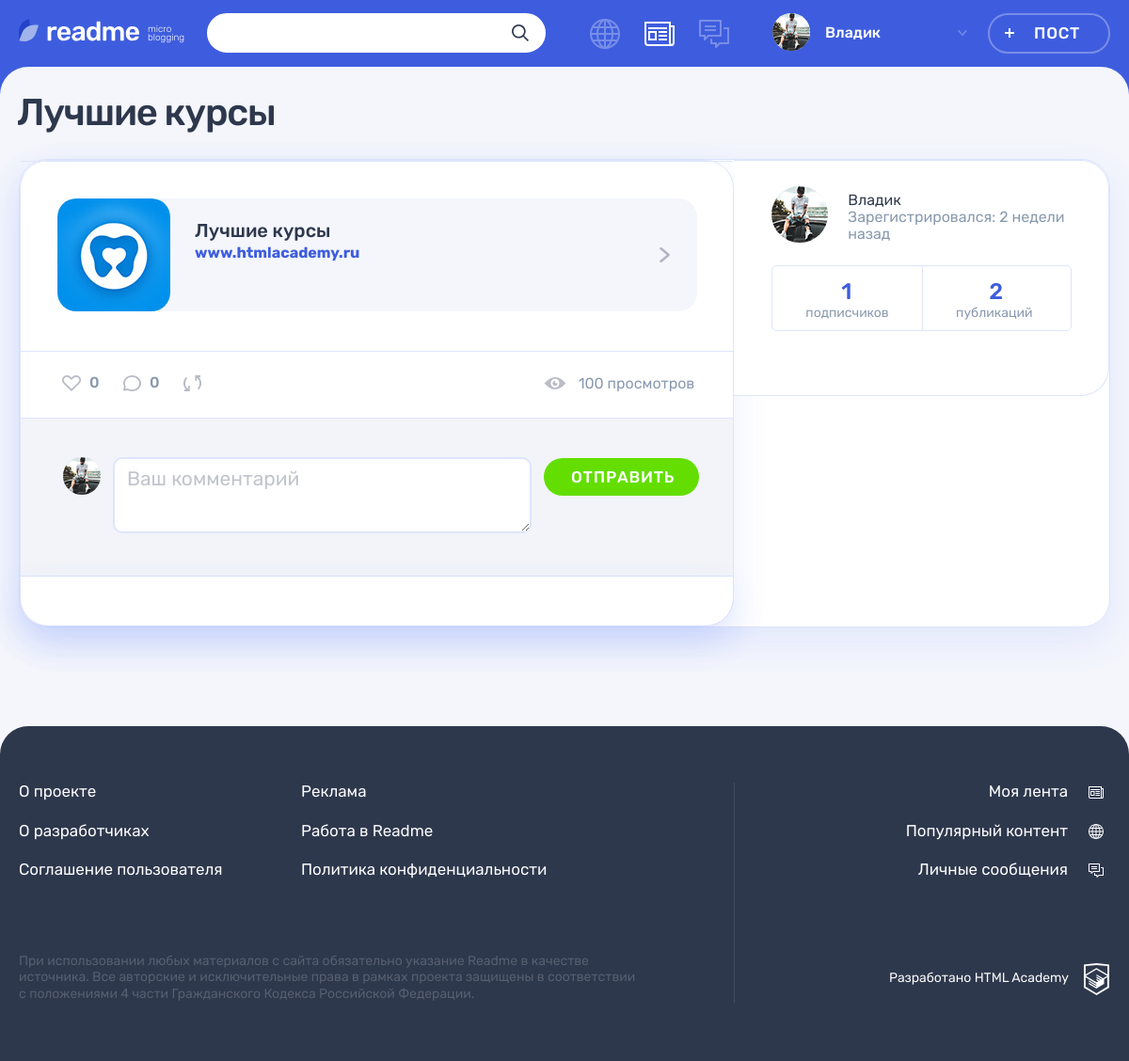
The app's page /post.php?id=5 (signed in) with its own data.
### tables this page shows
CREATE TABLE posts
(
    id           INT AUTO_INCREMENT PRIMARY KEY,
    creationDate TIMESTAMP DEFAULT CURRENT_TIMESTAMP,
    title        VARCHAR(128),
    content      VARCHAR(255),
    typeID       INT NOT NULL,
    authorId     INT NOT NULL,
    image        VARCHAR(255),
    video        VARCHAR(255),
    link         VARCHAR(255),
    views        INT,
    author       VARCHAR(128),
    repostCount  VARCHAR(128),
    FOREIGN KEY (authorId) REFERENCES users (id),
    FOREIGN KEY (typeId) REFERENCES content_type (id)
);

CREATE TABLE users
(
    id               INT AUTO_INCREMENT PRIMARY KEY,
    registrationDate TIMESTAMP DEFAULT CURRENT_TIMESTAMP,
    email            VARCHAR(128) NOT NULL UNIQUE,
    login            VARCHAR(128) UNIQUE,
    password         CHAR(64)     NOT NULL,
    avatar           VARCHAR(255)
);

### helpers.php (called while the page is built, shortened)
<?php
function get_noun_plural_form(int $number, string $one, string $two, string $many): string
{
    $number = (int)$number;
    $mod10 = $number % 10;
    $mod100 = $number % 100;
    switch (true) {
        case ($mod10 >= 2 && $mod10 <= 4):
            return $two;
    }
}
function include_template($name, array $data = [])
{
    $name = 'templates/'.$name;
    extract($data);
    require $name;
    $result = ob_get_clean();
    return $result;
}
function generate_random_date($index)
{
    $deltas = [['minutes' => 59], ['hours' => 23], ['days' => 6], ['weeks' => 4], ['months' => 11]];
    $dcnt = count($deltas);
    $delta = $deltas[$index];
    $timeval = rand(1, current($delta));
    $timename = key($delta);
    $ts = strtotime("$timeval $timename ago");
    $dt = date('Y-m-d H:i:s', $ts);
    return $dt;
}

### functions.php (called while the page is built, shortened)
<?php
function DateFormat($index, $data = '')
{
    $RandomDate = date_create(generate_random_date($index));
    if ( ! empty($data)) {
        $RandomDate = new DateTime($data);
    }
    $current_time = new DateTime();
    $date = $current_time->diff($RandomDate);
    if ($date->format('%y') >= 1) {
        return $RandomDate->format("d-M-Y");
    } elseif (1.25 <= ((int)$date->format('%m')) + ($date->format('%d')) / 31) {
        return seePlural($date->format('%m'), 'месяц', 'месяца', 'месяцев');
    } elseif (7 <= (int)$date->format('%m') * 31 + (int)$date->format('%d')) {
        return seePlural(floor(($date->format('%d')) / 7) + (int)$date->format('%m') * 4, ' неделю', 'недели',
            'недель');
    } elseif ((1 <= $date->format('%d'))) {
        return seePlural($date->format('%d'), 'день', 'дня', 'дней');
    } elseif (1 <= $date->format('%h')) {
        return seePlural($date->format('%h'), 'час', 'часа', 'часов');
    } else {
        return seePlural($date->format('%i'), 'минута', 'минуты', 'минут');
    }
}
function seePlural($str, $one, $two, $many, $ending = ' назад')
{
    return $str.' '.get_noun_plural_form($str, $one, $two, $many).$ending;
}
function SqlRequest($reques, $from, $where, $con, $id = '', $as = '', $join = "")
{
    $sql = sprintf("SELECT  %s %s  from %s %s WHERE %s %s", $reques, $as, $from, $join, $where, $id);
    $result = mysqli_query($con, $sql);
    $data = mysqli_fetch_all($result, MYSQLI_ASSOC);
    return $data;
}

### templates/postLink.php (the view, shortened to what this page needs)
<main class="page__main page__main--publication">
    <div class="container">
        <h1 class="page__title page__title--publication"><?= strip_tags($post['title']); ?></h1>
        <section class="post-details">
            <article class="feed__post post post-text ">
                <div class="post-details__wrapper post-photo">
                    <div class="post-details__main-block post post--details">
                        <div class="post-link__wrapper">
                            <a class="post-link__external" href="<?= strip_tags($post['content']) ?>"
                               title="Перейти по ссылке">
                                <div class="post-link__icon-wrapper">
                                    <img src="../img/logo-vita.jpg" alt="Иконка">
                                </div>
                                <div class="post-link__info">
                                    <h3><?= strip_tags($post['title']) ?></h3>
                                    <span><?= strip_tags($post['content']) ?></span>
                                </div>
                                <svg class="post-link__arrow" width="11" height="16">
                                    <use xlink:href="#icon-arrow-right-ad"></use>
                                </svg>
                            </a>
                        </div>
                        <div class="post__indicators">
                            <?php echo include_template('widgets/likesRepostsComments.php',
                                [
                                    'like' => $post[0]['like'],
                                    'comment' => $post[0]['comment'],
                                    'reposts' => $post[0]['reposts'],
                                    'view' => $post[0]['view'],
                                    'id' => $id,
                                ]); ?>
                        </div>
                        <div class="comments">
                            <?php
                            echo include_template('widgets/newCommentForm.php',
                                ['con' => $con, 'postId' => $post['id']]);
                            echo include_template('widgets/comments.php',
                                ['con' => $con, 'postId' => $post['id'], 'comments' => $post[0]["comments"]]);
                            ?>
                        </div>
                    </div>
                    <?php echo include_template('widgets/postCreateUser.php', [
                        'con' => $con,
                        'id' => $id,
                        'postAuthor' => $authorInfo['postAuthor'],
                        'postsCount' => $authorInfo['postsCount'],
                        'subscribersCount' => $authorInfo['subscribersCount'],
                        'isSubscribed' => $isSubscribed,
                    ]); ?>
                </div>
            </article>
        </section>
    </div>
</main>

### templates/widgets/postCreateUser.php (shortened to what this page needs)
<div class="post-details__user user">
    <div class="post-details__user-info user__info">
        <div class="post-details__avatar user__avatar">
            <a class="post-details__name user__name" href="#">
                <a class="post-details__avatar-link user__avatar-link" href="#">
                    <img class="post-details__picture user__picture"
                         src="../img/<?= strip_tags($postAuthor['avatar']) ?>" alt="Аватар пользователя">
                </a>
        </div>
        <div class="post-details__name-wrapper user__name-wrapper">
            <span><?= strip_tags($postAuthor['login']) ?> </span>
            <br>
            <time class="post-details__time user__time" datetime="2014-03-20">Зарегистрировался: <?= DateFormat(0, $postAuthor['registrationDate']) ?></time>
        </div>
    </div>
    <div class="post-details__rating user__rating">
        <p class="post-details__rating-item user__rating-item user__rating-item--subscribers">
            <span class="post-details__rating-amount user__rating-amount"><?= $subscribersCount ?></span>
            <span class="post-details__rating-text user__rating-text">подписчиков</span>
        </p>
        <p class="post-details__rating-item user__rating-item user__rating-item--publications">
            <span class="post-details__rating-amount user__rating-amount"><?= $postsCount ?></span>
            <span class="post-details__rating-text user__rating-text">публикаций</span>
        </p>
    </div>
</div>

### records on screen
posts: title "Лучшие курсы", content "www.htmlacademy.ru", authorId.avatar (picture), authorId.login "Владик", authorId.registrationDate "2 недели назад"

### other values on screen
strip_tags($userName) "Владик"
$like "0"
$comment "0"
$view "100"
$subscribersCount "1"
$postsCount "2"
